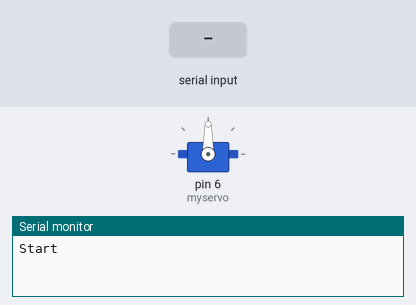
The sketch below on a simulated Arduino Uno, built with avr-gcc and run on an emulated ATmega328P. Shown: servo, the last lines printed to the serial monitor. The inputs (shaded band) are chosen by the test bench.

Above: at 1.2 s.
1.3 s: "l" received over the second serial link
At 3.1 s:
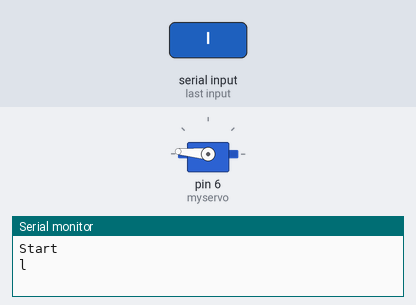
3.6 s: "r" received over the second serial link
At 6.3 s:
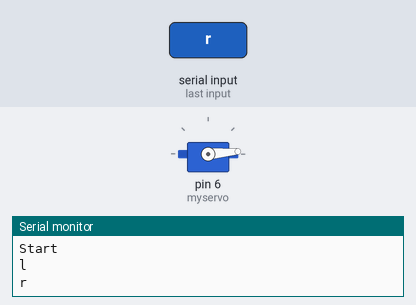
6.6 s: "l" received over the second serial link
At 7.05 s:
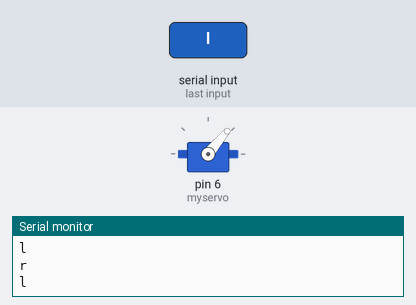
Timing chart, 0 to 9.8 s (numbered marks = the images above; inputs shaded):
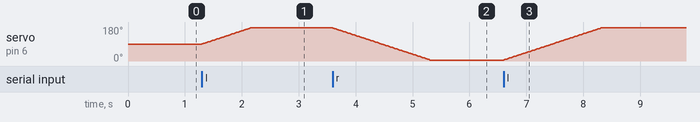

Measured:
- after the input at 1.3 s, servo on pin 6 (myservo): moves from 90° to 175° over 0.85 s, starting at once
- after the input at 3.6 s, servo on pin 6 (myservo): moves from 175° to 5° over 1.7 s, starting at once
- after the input at 6.6 s, servo on pin 6 (myservo): moves from 5° to 175° over 1.7 s, starting at once

The sketch:

Android_bluetooth_servoControl.ino
```cpp
#include <SoftwareSerial.h>
#include <Servo.h>

int bluetoothRX=10;
int bluetoothTX=11;
char input = 0;
Servo myservo;
int pos = 0;

SoftwareSerial bluetooth(bluetoothRX,bluetoothTX);

void setup() {
  // put your setup code here, to run once:
  Serial.begin(9600);
  bluetooth.begin(9600);
  myservo.attach(6);
  // myservo.write(90);
  Serial.println("Start");
}

void loop() {
  // put your main code here, to run repeatedly:
  if (bluetooth.available() > 0) {
    input = bluetooth.read();
    pos = myservo.read();
    Serial.println(input);
    //wxbit->app on phone;app->bluetooth->arduino->servo motor
    //Name:HC-02
    if (input == 'l') {//https://app.wxbit.com/?locale=en#960721
      while (pos < 175) {
        myservo.write(pos + 1);
        pos = myservo.read();
        delay(10);

        if (bluetooth.available() > 0) {
          input = bluetooth.read();
          Serial.println(input);
          break;
        }
      }
    }

    else if (input == 'r') {
      while (pos > 5) {
        myservo.write(pos - 1);
        pos = myservo.read();
        delay(10);

        if (bluetooth.available() > 0) {
          input = bluetooth.read();
          Serial.println(input);
          break;
        }
      }
    }
  }
}
```
